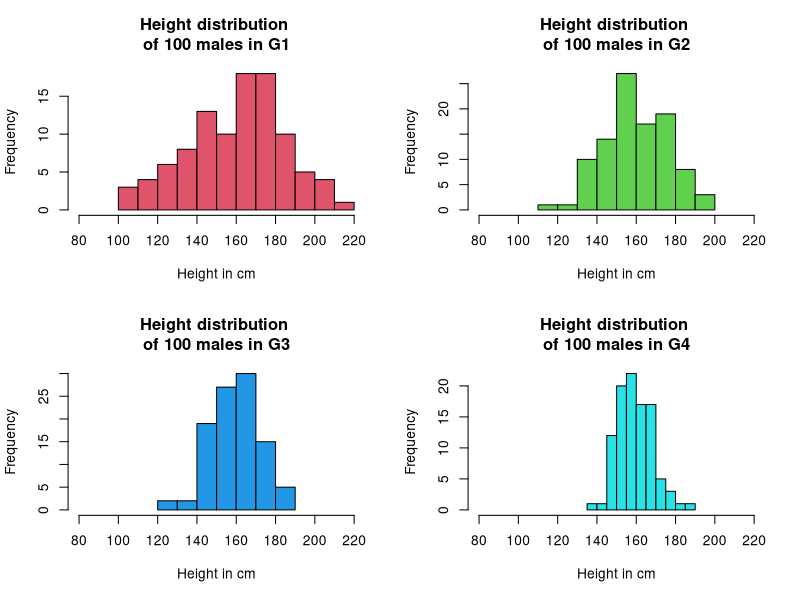
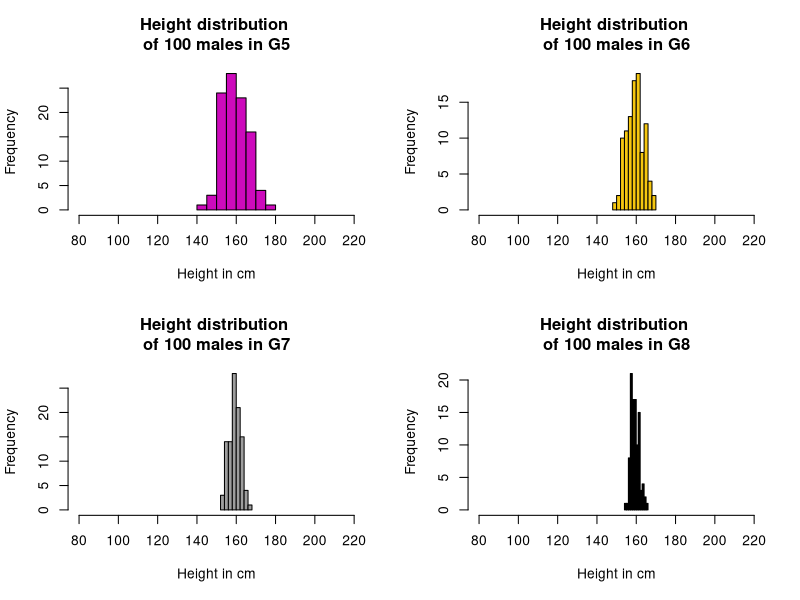
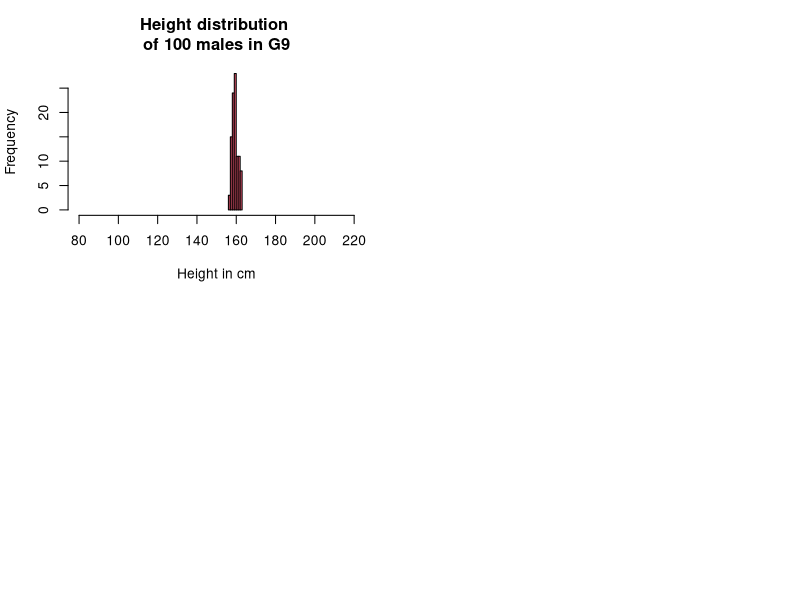
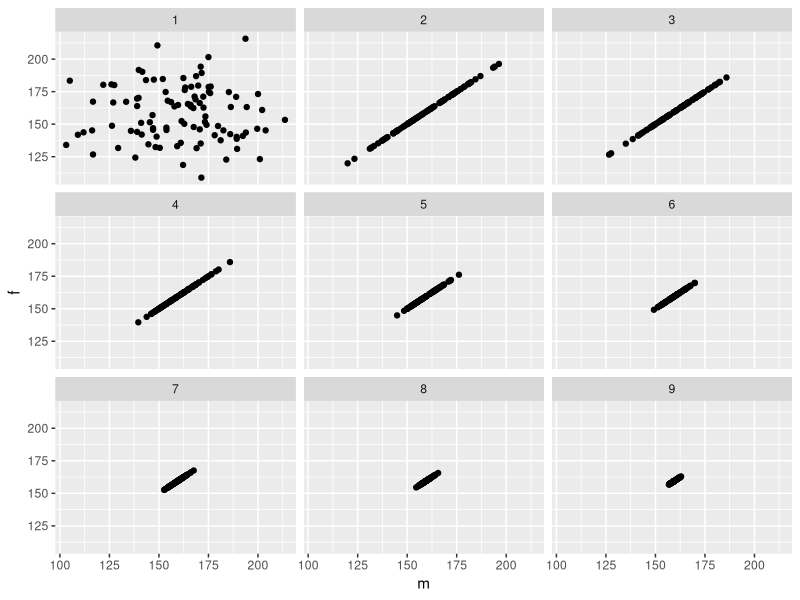
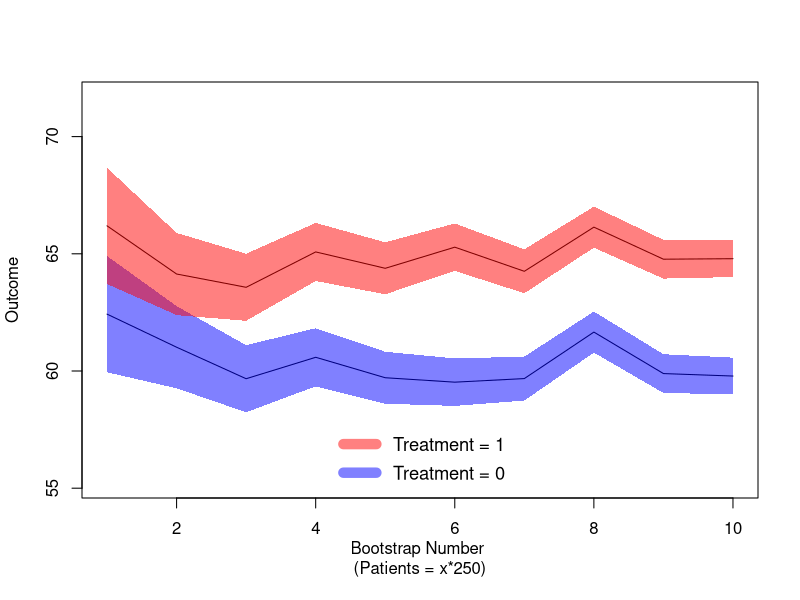
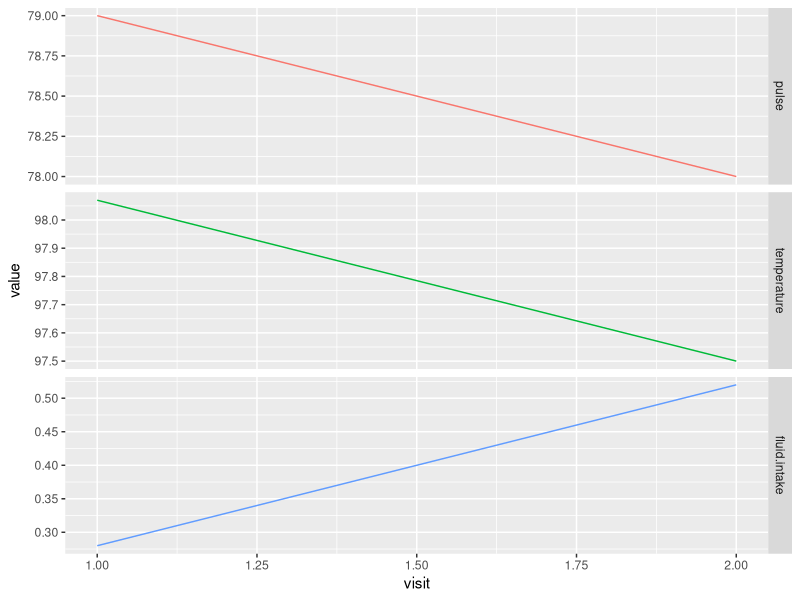

Source code (R) for these figures, in order:
## ---- chunk 1
library(knitr)
opts_chunk$set(tidy.opts=list(width.cutoff=60),tidy=TRUE)
## ---- chunk 2
pop <- data.frame(m = rnorm(100, 160, 20), f = rnorm(100, 160, 20))
## ---- chunk 3
next_gen <- function(pop) {
    pop$m <- sample(pop$m)
    pop$m <- rowMeans(pop)
    pop$f <- pop$m
    pop
}
## ---- chunk 4
library(abind)
G1 <- pop
G2 <- next_gen(G1)
G3 <- next_gen(G2)
G4 <- next_gen(G3)
G5 <- next_gen(G4)
G6 <- next_gen(G5)
G7 <- next_gen(G6)
G8 <- next_gen(G7)
G9 <- next_gen(G8)

GG <- abind(G1, G2, G3, G4, G5, G6, G7, G8, G9, along= 3)
G <- gsub('(\\s)', '', paste('G',seq(9)))
par(mfrow= c(2,2))
for (i in 1:length(G)){
  hist(GG[,,i][,'m'],xlim = c(80, 220), col = (1 + i), 
       xlab = 'Height in cm', main = paste("Height distribution \nof 100 males in", G[i]))
}
par(mfrow= c(1,1))
# hist(G9$m, breaks = seq(80, 220, by = 10))
# ylim = c(0, 100), breaks = seq(80, 220, by = 5),
# seq(80, 220, by = 10)

## ---- chunk 5
library(ggplot2)
# t1 <- qplot(m, f, data = G1) 
# t2 <- qplot(m, f, data = as.data.frame(GG[,,3])) 
# t2
# as.data.frame(GG[,,3])
# grid.arrange(t1, t2, ncol = 2, main = "Main title")
# GGG <- cbind(1, G1, 2, G2, 3, G3, 4, G4, 5, G5, 6, G6, 7, G7, 8, G8, 9, G9)
# names(GGG) <- rep(c('Gen', 'm', 'f'), 9)
# head(GGG)
# stack(GGG)
GG1 <- cbind(1, G1)
GG2 <- cbind(2, G2)
GG3 <- cbind(3, G3)
GG4 <- cbind(4, G4)
GG5 <- cbind(5, G5)
GG6 <- cbind(6, G6)
GG7 <- cbind(7, G7)
GG8 <- cbind(8, G8)
GG9 <- cbind(9, G9)
names(GG1) <- c('Gen', 'm', 'f')
names(GG2) <- c('Gen', 'm', 'f')
names(GG3) <- c('Gen', 'm', 'f')
names(GG4) <- c('Gen', 'm', 'f')
names(GG5) <- c('Gen', 'm', 'f')
names(GG6) <- c('Gen', 'm', 'f')
names(GG7) <- c('Gen', 'm', 'f')
names(GG8) <- c('Gen', 'm', 'f')
names(GG9) <- c('Gen', 'm', 'f')
GGG <- rbind(GG1, GG2, GG3, GG4, GG5, GG6, GG7, GG8, GG9)
ggplot(data = GGG) + geom_point(mapping = aes(x = m, y = f)) + facet_wrap(~Gen )
# GGG <- list()
# 
# for (i in 1:length(G)){
#   GGG[i] <- cbind(rep(i,nrow(GG[, , i])) , GG[,,i])}

#GGG <- rbind(GG1, GG2)
#stack(GGG)
## ---- chunk 6
makeTransparent = function(..., alpha=0.5) {
  if(alpha<0 | alpha>1) stop("alpha must be between 0 and 1")
  alpha = floor(255*alpha)  
  newColor = col2rgb(col=unlist(list(...)), alpha=FALSE)
  .makeTransparent = function(col, alpha) {
    rgb(red=col[1], green=col[2], blue=col[3], alpha=alpha, maxColorValue=255)
  }
  newColor = apply(newColor, 2, .makeTransparent, alpha=alpha)
  return(newColor)
}
## ---- chunk 7
getmean = function(patients, nsim) {
  #p.test <- numeric(nsim)
  set.seed(19875)
  for(i in seq_along(numeric(nsim))) {
    outcome = rnorm(patients, 60, 20)
    treatment <- sample(patients)%%2 
    outcome[treatment==1] <- outcome[treatment==1] + 5
    #p.test[i] = summary(lm(outcome ~ treatment))$coefficients[2,4]
  }
  sign <- c(-1,0,1)
  x0 <- mean(outcome[treatment==0])+sign*1.96*20/sqrt(patients)
  x1 <- mean(outcome[treatment==1])+sign*1.96*20/sqrt(patients)
  cbind(x0, x1)
}

iter <- seq(250, 2500, 250)
my.means <- as.data.frame(matrix(0, nrow = length(iter), ncol = 6))
names(my.means) <- rep(c('lower', 'mean', 'upper'),2)

for (i in 1:length(iter)){
my.means[i,] <- getmean( patients = iter[i], nsim = 1000)
}

plot(NULL, ylim = c(min(my.means)-3, max(my.means)+3), xlim = c(1,10), xlab = 'Bootstrap Number \n(Patients = x*250)', ylab = 'Outcome')
lines(x = c(1:10), y = my.means[,2])
lines(x = c(1:10), y = my.means[,5])
polygon(x = c(c(1:10), c(10:1)), y = c(my.means[,3], rev(my.means[,1])), border=NA,
        col=makeTransparent('blue',alpha=0.5))
polygon(x = c(c(1:10), c(10:1)), y = c(my.means[,6], rev(my.means[,4])), border=NA, col=makeTransparent('red',alpha=0.5))
legend('bottom', legend=c("Treatment = 1", "Treatment = 0"), 
         col=c(makeTransparent('red',alpha=0.5), makeTransparent('blue',alpha=0.5)),
       lwd = 10, cex = 1.1, bty ='n', y.intersp = 1.3)
## ---- chunk 8
makePatient <- function() {
  vowel <- grep("[aeiou]", letters)
  cons <- grep("[^aeiou]", letters)
  name <- paste(sample(LETTERS[cons], 1), sample(letters[vowel], 1), sample(letters[cons], 1), sep='')
  gender <- factor(sample(0:1, 1), levels=0:1, labels=c('female','male'))
  dob <- as.Date(sample(7500, 1), origin="1970-01-01")
  n <- sample(6, 1)
  doa <- as.Date(sample(1500, n), origin="2010-01-01")
  pulse <- round(rnorm(n, 80, 10))
  temp <- round(rnorm(n, 98.4, 0.3), 2)
  fluid <- round(runif(n), 2)
  visit <- seq(n)
  list(name, gender, dob, visit, doa, pulse, temp, fluid)
}
## ---- chunk 9
rm(print.medicalRecord) # need to remove this to print primitive medical record
set.seed(8) #99 is a good seed to play with
patient <- makePatient()
names(patient) <- c('name', 'gender', 'date of birth', 'visit', 
                    'date of admission', 'pulse', 'temperature', 'fluid intake')

class(patient) <- 'medicalRecord'
patient
class(patient)

# attributes(patient)
# methods(class='medicalRecord')
## ---- chunk 10
print.medicalRecord <- function(pat) {
  writeLines(sprintf("name: %s\ngender: %s\ndate of birth: %s\n", 
          pat$name, pat$gender, pat$'date of birth'))
           
  writeLines(sprintf("visit: %s\ndate of admission: %s\npulse: %s\ntemperature: %s\nfluid intake: %s\n",pat$visit,
              pat$'date of admission',
              pat$pulse, 
              pat$temperature,
              pat$'fluid intake'))
}
patient
## ---- chunk 11
mean.medicalRecord <- function(pat){
  a <- round(mean(pat$pulse),2)
  b <- round(mean(pat$temperature), 2)
  c <- round(mean(pat$`fluid intake`), 2)
  writeLines(sprintf('average pulse: %s\naverage temperature: %s\naverage fluid intake %s', 
                     a, b, c))
}
mean(patient)
## ---- chunk 12
library(reshape2)
plot.medicalRecord <- function(pat){
  mm <- as.data.frame(pat[4:8])
  mm <- melt(mm, measure.vars = c('pulse', 'temperature', 'fluid.intake'))
  ggplot(mm, aes(x = visit, y = value)) +
    geom_line(aes(color = variable)) +
    facet_grid(variable ~ ., scales = "free_y") + 
    guides(colour = 'none',fill=FALSE)
}

plot(patient)
## ---- chunk 13
set.seed(8)
group <- replicate(10, makePatient())
class(group) <- c('cohort', 'medicalRecord')
#inherits(group, 'medicalRecord')

print.cohort <- function(chrt){
   for(i in 1:ncol(chrt)){
     tmp <- chrt[,i]
     names(tmp) <- c('name', 'gender', 'date of birth', 'visit', 
                    'date of admission', 'pulse', 'temperature', 'fluid intake')
     print.medicalRecord(tmp)
     writeLines('----------------------------------------------------------------\n')
   }
}
print.cohort(group)
## ---- chunk 14
mean.cohort <- function(chrt){
     for(i in 1:ncol(chrt)){
     tmp <- chrt[,i]
     names(tmp) <- c('name', 'gender', 'date of birth', 'visit', 
                    'date of admission', 'pulse', 'temperature', 'fluid intake')
     writeLines(paste('stats for ', tmp$name))
     mean.medicalRecord(tmp)
     writeLines('\n-----------------------------------------------------\n')
   }
}
mean(group)
